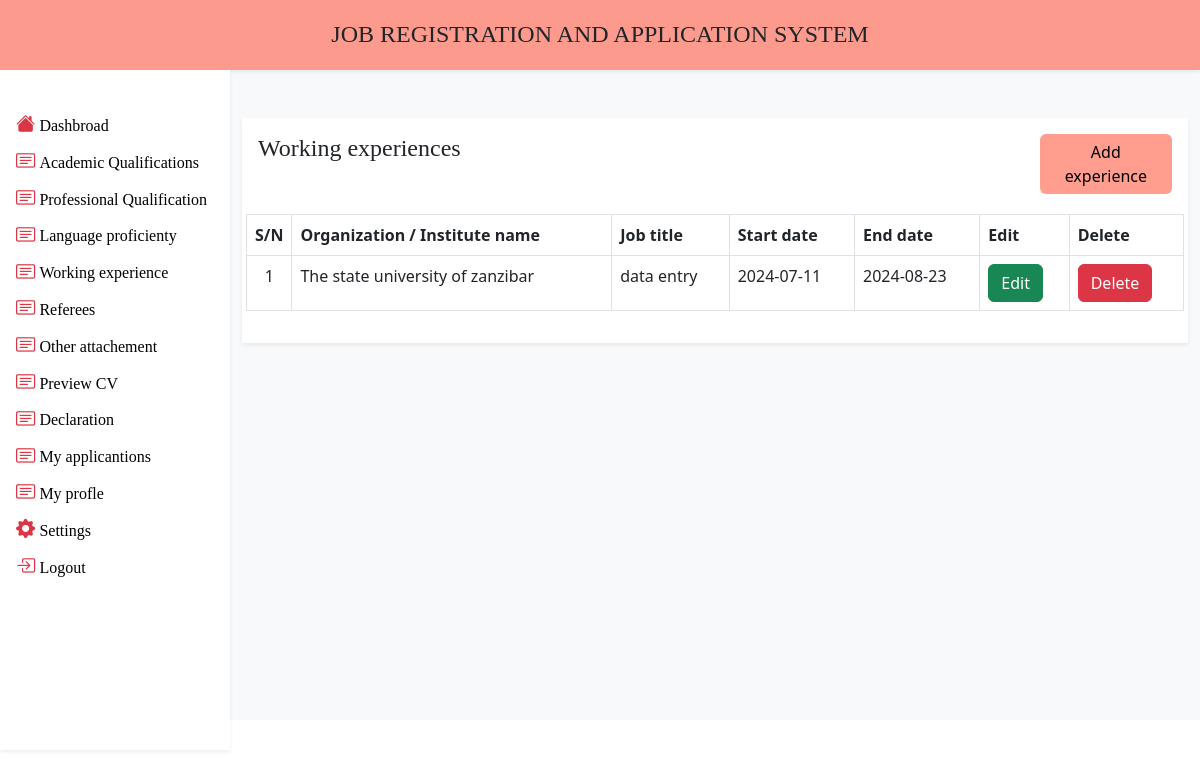
The app's page /applicant/working.php (signed in) with its own data.
### tables this page shows
CREATE TABLE `workingExperience` (
  `workId` int(11) NOT NULL,
  `organizationName` varchar(150) NOT NULL,
  `supervisorName` varchar(150) NOT NULL,
  `supervisorEmail` varchar(50) NOT NULL,
  `supervisorPhone` varchar(18) NOT NULL,
  `startDate` date NOT NULL,
  `endDate` date NOT NULL,
  `jobTitle` varchar(150) NOT NULL,
  `applicantEmail` varchar(45) NOT NULL,
  `duty` text NOT NULL
);

### applicant/working.php (the view)
<?php include_once "topHeader.php"; ?>
            <div class='container-fluid mt-5'>
                    <div class="card border-0 shadow-sm rounded-0">
                      <div class="card-body">
                        <div class="row">
                          <div class="col-md-10">
                            <p class="h4 font-f">Working experiences</p>
                          </div>
                          <div class="col-md-2">
                            <a href="addExperience.php" class="btn btn-primary mb-3 text-black border-0 border-2" style="background-color:rgba(255, 93, 69, 0.6);">Add experience</a>
                          </div>
                        <table class='table table-hover table-bordered mt-1' id="post-table">
                          <thead>
                            <tr>
                              <th width='1%'>S/N</th>
                              <th >Organization / Institute name </th>
                              <th >Job title</th>
                              <th>Start date</th>
                              <th>End date  </th>
                              <th >Edit</th>
                              <th>Delete</th>
                            </tr>
                          </thead>
                          <tbody>
                            <?php
                              $no =  1;
                              $app = mysqli_query($con,"select * from  workingExperience where applicantEmail = '".$profile['email']."'  ");
                              while ($query = mysqli_fetch_array($app)) {
                            ?>
                              <tr>
                                <td class='text-center'><?php echo $no; ?></td>
                                <td><?php echo $query['organizationName']; ?> </td>
                                <td> <?php echo $query['jobTitle']; ?></td>
                                <td> <?php echo $query['startDate']; ?></td>
                                <td> <?php echo $query['endDate']; ?></td>
                                <td>
                                     <a href="updateWorking.php?id=<?php echo $query['workId']; ?>&in=<?php echo $query['organizationName']; ?>&spn=<?php echo $query['supervisorName']; ?>&spe=<?php echo $query['supervisorEmail']; ?>&spp=<?php echo $query['supervisorPhone']; ?>&st=<?php echo $query['startDate']; ?>&en=<?php echo $query['endDate']; ?>&job=<?php echo $query['jobTitle']; ?>&duty=<?php echo $query['duty']; ?>" class="btn btn-success ">Edit</a>
                                </td>
                                <td>
                                   <a href="../app/qualificationHandler.php?workDelete=<?php echo $query['workId']; ?>" class="btn btn-danger" onclick=" return confirm('Are you sure want to delete this..? ')">Delete</a>
                                </td>
                              </tr>
                            <?php $no +=1; }?>
                          </tbody>
                        </table>
                      </div>
                    </div>
                </div>
            </div>
        </div>
</body>
</html>

### assets/css/style.css (style rules this page uses)
.font-f { font-family: initial; }

### records on screen
workingexperience: organizationName "The state university of zanzibar", jobTitle "data entry", startDate "2024-07-11", endDate "2024-08-23"
